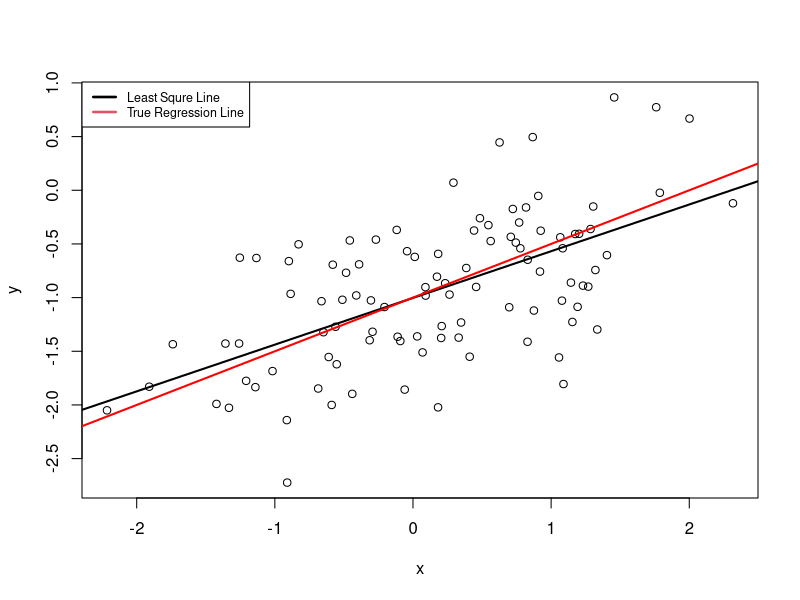
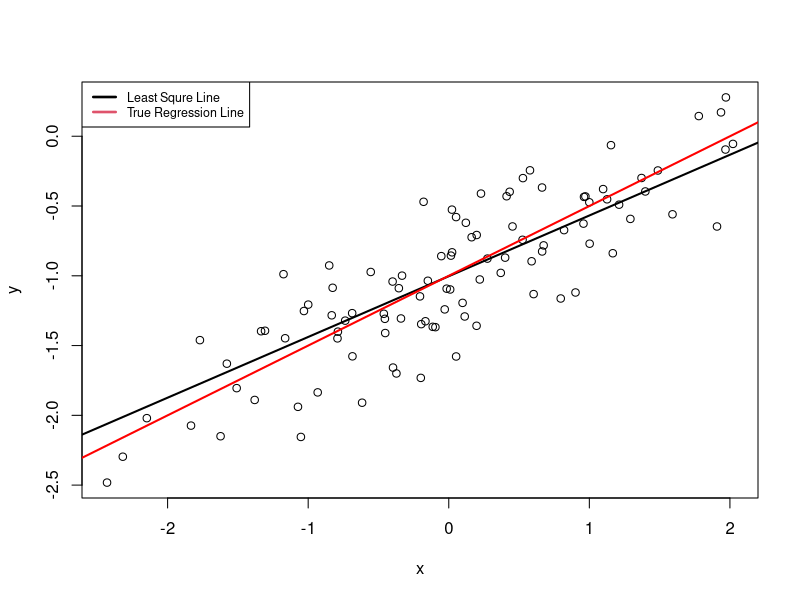
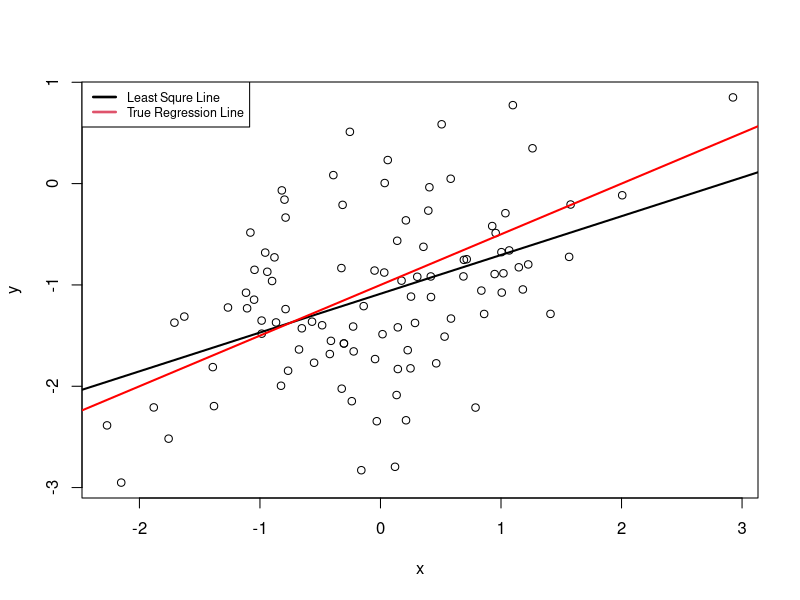
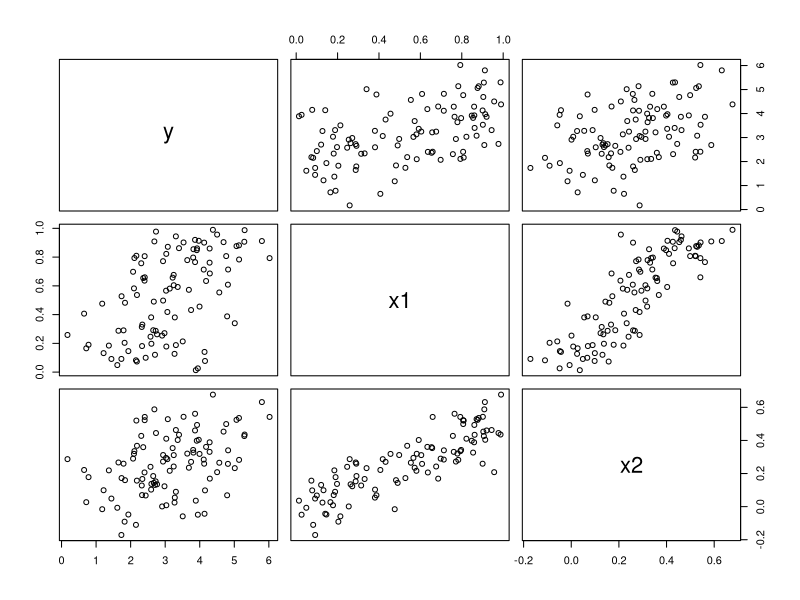
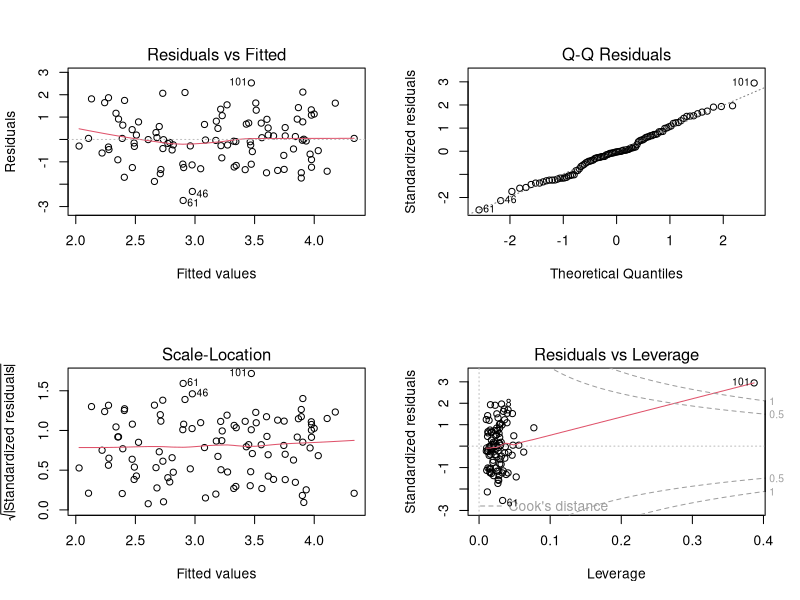
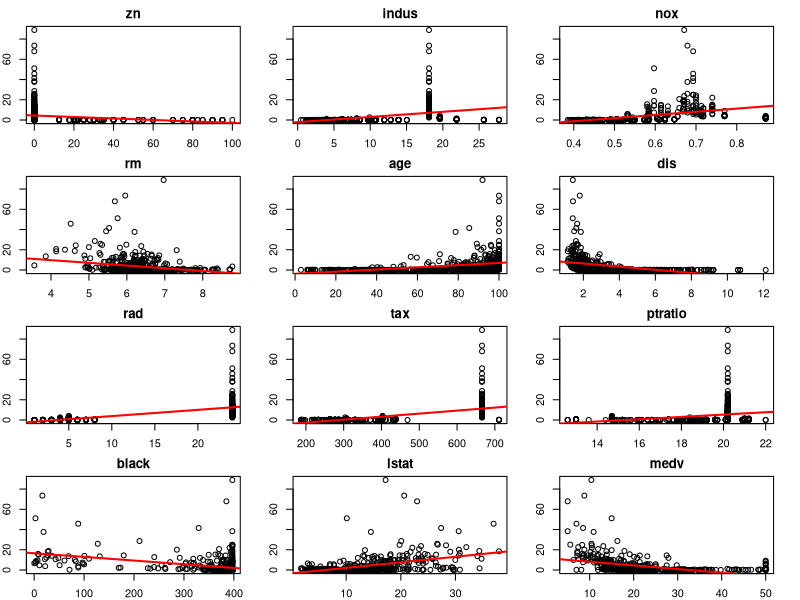
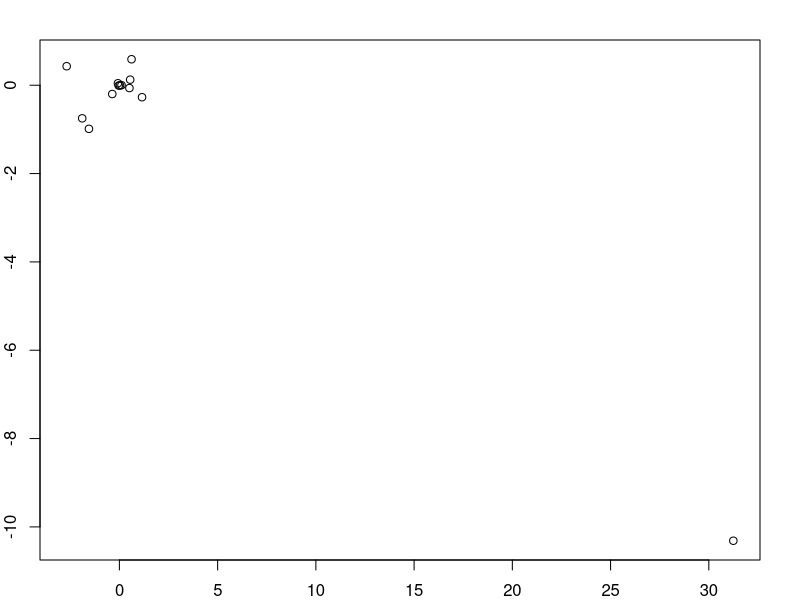

Source code (R) for these figures, in order:
rm(list=ls())
##################### 
#### QUESTION 1 #####
##################### 
## a) set the random seed to 5072
set.seed(5072)

## b) Using the rnorm() function, create a vector named x, containing 100 observations 
## drawn from a N(0, 1) distribution. This represents a feature space (or set of predictors)
x <- rnorm(100, mean = 0, sd = 1)

## c) using the rnorm function, create a vector named eps, containing 100 obs drawn from
## a N(0, 0.25) distribution
eps <- rnorm(100, mean = 0, sd = sqrt(0.25))

## d) Using x and eps, generate a vector named y according to the model 
## Y = -1 + 0.5X + error
y <- -1 + 0.5*x + eps

## e) displaying the length of y
length(y)

## f) indicate what the values of beta0 and beta1 are in this model
print("In this model, Beta0 is -1, and Beta1 is 0.5")

## g) create a scatterplot displaying the relationship between x and y
plot(x,y)

## h) indicate the type of relationship you observe, the degree of linearity, and the amount
## of variability
print("I observe a positive, relative strong linear relationship with moderate variability")

## i) fit a least squares linear model to predict y using x
ls.1 <- lm(y~x)

## j) what are Beta0 hat and Beta1 hat, and how do they compare with Beta0 and Beta1
coef(ls.1)
print("Beta0 hat and Beta1 hat in this model is -1 and 0.4352, they are the estimiates of 
      population Beta0 and Beta1. While Beta0 hat is exactly the same as population Beta0,
      Beta1 hat is moderate close to the population Beta1.")

## K) display the least squre line on the scatter plot in black
abline(ls.1, lty = 1, lwd = 2, col = "black")

## l) display the population regression line on the plot in red
y_true <- -1 + 0.5*x
true.1 <- lm(y_true~x)
abline(true.1, col="red", lty = 1, lwd = 2)

## m) use the legend command to create an appropriate legend
legend("topleft", legend = c("Least Squre Line","True Regression Line"), col = c(1,2), cex = 0.75, lty = c(1.1,1),lwd = c(2.5,2.5))

## n) fit a polynomial regression model that predicts y using x and x^2
x_square <- x^2
ls.square <- lm(y ~ x + x_square)

## o) determine whether ls.2 is better than ls.1
anova(ls.1, ls.square)
print("The null hypothesis is two models are equivelent. Since F-statistics is small 
       and p-value is greater than 0.05, we conclude that we failed
       to reject our null hypothesis.")

## p) repeat steps b) to m) with variance is 0.1
x <- rnorm(100, mean = 0, sd = 1)
eps <- rnorm(100, mean = 0, sd = sqrt(0.1))
y <- -1 + 0.5*x + eps
length(y)
print("In this model, Beta0 is -1, and Beta1 is 0.5")
plot(x,y)
print("I observe a positive, strong linear relationship with low variability")
ls.2 <- lm(y~x)
coef(ls.2)
print("Beta0 hat and Beta1 hat in this model is -1.02 and 0.4863, they are the estimiates of 
      population Beta0 and Beta1. This time, Beta0 hat is very close to the population Beta0, and
      Beta1 hat is also very close to the population Beta1, 0.5.")
abline(ls.1, lty = 1, lwd = 2, col = "black")
y_true <- -1 + 0.5*x
true.1 <- lm(y_true~x)
abline(true.1, col="red", lty = 1, lwd = 2)
legend("topleft", legend = c("Least Squre Line","True Regression Line"), col = c(1,2), cex = 0.75, lty = c(1.1,1),lwd = c(2.5,2.5))

## q) change variance to 0.5
x <- rnorm(100, mean = 0, sd = 1)
eps <- rnorm(100, mean = 0, sd = sqrt(0.5))
y <- -1 + 0.5*x + eps
length(y)
print("In this model, Beta0 is -1, and Beta1 is 0.5")
plot(x,y)
print("I observe a positive, weak linear relationship with high variability")
ls.3 <- lm(y~x)
coef(ls.3)
print("Beta0 hat and Beta1 hat in this model is -1.08 and 0.3827, they are the estimiates of 
      population Beta0 and Beta1. This time, neither Beta0 hat nor Beta1 is close to the population Beta0, and
      Beta1.")
abline(ls.3, lty = 1, lwd = 2, col = "black")
y_true <- -1 + 0.5*x
true.1 <- lm(y_true~x)
abline(true.1, col="red", lty = 1, lwd = 2)
legend("topleft", legend = c("Least Squre Line","True Regression Line"), col = c(1,2), cex = 0.75, lty = c(1.1,1),lwd = c(2.5,2.5))

## r) constrast the closeness of the fit to the population regression line among all 
## three levels of population variance esp.
print("In the first graph which has 0.25 variance, the predicted regression line intersects with the population regression line around X=0. 
      This distance begins increase towards the two ends of x axis.")
print("In the second graph which has 0.1 variance, the predicted regression line is almost identical to the population regression line across all X values")
print("In the third graph which has 0.5 variance, the predicted regression line intersects with the population regression line close to X=-1, then the two quickly departs from each other at other X values from both ends.")

## s) Display the 95% confidence internval for Beta0 and Beta1 based on the original data set, 
## the noisier data set, and the less noisy data set. 
confint(ls.1, level = .95)
confint(ls.2, level = .95)
confint(ls.3, level = .95)

## t) comment on the reason why the width of the confidence intervals are as observed.


rm(list=ls())
##################### 
#### QUESTION 2 #####
##################### 
## a) execute the following commands
set.seed (5072) 
x1=runif (100) 
x2 = 0.5 *  x1 + rnorm (100) /10 
y= 2+2* x1 + 0.3* x2 + rnorm (100) 

## b) On a single comment line, indicate what the values of ??0, ??1 and ??2 are in this 
## linear model.
print("Beta0 is 2, Beta1 is 2 and Beta2 is 0.3")

## c) display the Pearson correlation coefficients of y, x1 and x2.
correlation_matrix <- matrix(c(x1,x2,y), nrow = 100, ncol = 3)
cor(correlation_matrix)

## d) create scatterplots displaying the relationship between y, x1 and x2 
## (recall the pairs() function) 
pairs(y~x1+x2)

## e) comment of the correlations among these variables
print("x1 and x2 is strongly positive correlated. x1 and y is weakly positive correlated. x2 and y is also weakly positive correlated.")

## f) using this data, fit a least squares regression model called lm.fit.both to predict y using x1 and x2.
lm.fit.both <- lm(y~x1+x2)

## g) display the values of Beta0 hat, Beta1 hat, and Beta2 hat.
coef(lm.fit.both)

## h) comment on the statistical significance of Beta0 hat, Beta1 hat, and Beta2 hat.
summary(lm.fit.both)
print("both the intercept, and x1's coefficient are significant since their p-value is smaller than 0.05.")

## i) can you reject the null hypothesis H0: ??1 = 0? How about the null hypothesis H0: ??2 = 0? 
print("since the p-value of Beta1 hat is statistically significant, we have sufficient evidence to reject the null hypothesis of Beta1 being 0")
print("since the p-value of Beta2 hat is greater than 0.05, we failed to reject the null hypothesis of Beta2 being 0")

## j) fit a least squares regression model called lm.fit.justx1 to predict y using only x1.
lm.fit.justx1 <- lm(y~x1)

## k) can you reject the null hypothesis H0: ??1 = 0? 
summary(lm.fit.justx1)
print("since the p-value of Beta1 hat is statistically significant, we have sufficient evidence to reject the null hypothesis of Beta1 being 0.")

## l) fit a least squares regression model called lm.fit.justx2 to predict y using only x2. 
lm.fit.justx2 <- lm(y~x2)

## m) can you reject the null hypothesis H0: ??2 = 0? 
summary(lm.fit.justx2)
print("since the p-value of Beta2 hat is statistically significant, we have sufficient evidence to reject the null hypothesis of Beta2 being 0")

## n) do the results contradict?
print("the results from lm.fit.both contradicts with the results from lm.fit.justx2. This happened because x1 and x2 have a high collinearity.
      In other words, x2 being a predictor in the lm.fit.both model can be linearly predicted from x1 with a substantial degree of accuracy.")

## o) excute the following command.
x1=c(x1 , 0.1) 
x2=c(x2 , 0.8) 
y=c(y,6) 

## p) re-fit the linear models from f)-m) using this new data.
lm.fit.both <- lm(y~x1+x2)
coef(lm.fit.both)
summary(lm.fit.both)

print("both the intercept, and x1's coefficient are significant since their p-value is smaller than 0.05.
      However, the significance level of Beta1 hat reduced to 0.04 which is just little less than 0.05")
print("since the p-value of Beta1 hat is statistically significant, we have sufficient evidence to reject the null hypothesis of Beta1 being 0")
print("since the p-value of Beta2 hat is greater than 0.05, we failed to reject the null hypothesis of Beta2 being 0")

lm.fit.justx1 <- lm(y~x1)
summary(lm.fit.justx1)
print("since the p-value of Beta1 hat is statistically significant, we have sufficient evidence to reject the null hypothesis of Beta1 being 0.")

lm.fit.justx2 <- lm(y~x2)
summary(lm.fit.justx2)
print("since the p-value of Beta2 hat is statistically significant, we have sufficient evidence to reject the null hypothesis of Beta2 being 0")

## q) comment on the effects this new observation has on each of the models
print("This new observation has effect on both Beta1 hat and Beta2 hat. It increase the significance level of x2 and reduced the significance level of x1")

## r) in each model, is this new observation (point 101) an outlier? A high-leverage point? Both? 
par(mfrow=c(2,2))
plot(lm.fit.both)
print("point 101 is both a leverage point and an outlier since it's cook's distance is greater than 1 and its residule value is higher than the rest of the group.")


rm(list=ls())
##################### 
#### QUESTION 3 #####
#####################
## a) Set the seed to 5072. For each predictor, 
## fit a simple linear regression model to predict the response.
set.seed (5072) 
require(MASS)

values_table <- data.frame()
for(i in 2:14){
  lm.boston <- lm(Boston$crim~Boston[,i])
  values <- c(summary(lm.boston)$fstatistic[1],anova(lm.boston)$'Pr(>F)'[1],coef(lm.boston)[1], coef(lm.boston)[2])
  values_table <- rbind(values_table, values)
}
colnames(values_table) <- c("F-Stats","P-value","Intercept","Beta1")
row.names(values_table) <- c("zn","indus","chas","nox","rm","age","dis","rad","tax","ptratio","black","lstat","medv")
values_table

## b) in which of the models is there a statistically significant association 
values_table <- values_table[-3,]
values_table
print("all predictors, but chas, are significant when they are used in individual simple regression to predict crime rate")

## c) change the graphics window to a 4x3 grid, then for each significant predictor, plot the xvalues on the x-axis and the y 
## values on the y-axis and line produced by the least-squares linear model.
row_names <- row.names(values_table)
par(mfrow=c(4,3))
par(mar=c(2,2,2,2))
for(i in row_names){
  lm.boston <- lm(Boston$crim ~ Boston[i][,1])
  plot(Boston[i][,1], Boston$crim, main = i)
  abline(lm.boston,col="red", lty = 1, lwd = 2)
}

## d) Fit a multiple regression model to predict the response using all of the predictors
lm.fit.all <- lm(crim~., data = Boston)

## e) Create a statement in R to display only those predictors which are significant at a level 
x=data.frame(coef(summary(lm.fit.all)))
a=x[x[,4]<=0.05,]
a

## f) Compare your results from (a) to your results from (d) as follows
par(mfrow = c(1,1))
values_table <- data.frame()
for(i in 2:14){
  lm.boston <- lm(Boston$crim~Boston[,i])
  values <- c(summary(lm.boston)$fstatistic[1],anova(lm.boston)$'Pr(>F)'[1],coef(lm.boston)[1], coef(lm.boston)[2])
  values_table <- rbind(values_table, values)
}
colnames(values_table) <- c("F-Stats","P-value","Intercept","Beta1")
row.names(values_table) <- c("zn","indus","chas","nox","rm","age","dis","rad","tax","ptratio","black","lstat","medv")
x <- x[-1,]
plot(values_table[,4],x[,1])

## g) Is there evidence of non-linear association between any of the predictors and the response? 
polynorm <- data.frame()
for(i in 2:14){
  x <- Boston[,i]
  x_square <- x^2
  x_cub <- x^3
  lm.fit.simple <- lm(Boston$crim~x)
  lm.fit.multiple <- lm(Boston$crim~x+x_square+x_cub)
  row_vec <- data.frame()
  row_vec[1,1] <- names(Boston[i])
  row_vec[1,2] <- anova(lm.fit.simple,lm.fit.multiple)$F[2]
  row_vec[1,3] <- anova(lm.fit.simple,lm.fit.multiple)$'Pr(>F)'[2]
  polynorm <- rbind(polynorm, row_vec)
}
polynorm <- na.omit(polynorm)
polynorm[order(polynorm[,3]),]
colnames(polynorm) <- c("predictor","fstat","pvalueofFstat")
polynorm <- polynorm[-12,]
polynorm
print("All predictors but one variable, black, has non-linear association with the response variable")
